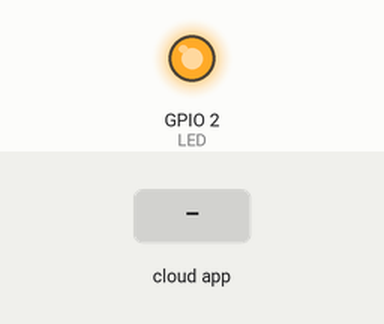
Simulated run of this sketch. Board: ESP8266 (NodeMCU). Parts: output pins drawn as LEDs (lit = HIGH). Inputs (shaded band) come from the test bench. WiFi joins after 1.5 s; servers stay silent unless stated; what the sketch prints to the serial monitor is not drawn.

Above: at 2.7 s.
2.8 s: the phone or cloud app sets kitchen to 1
At 3.2 s:
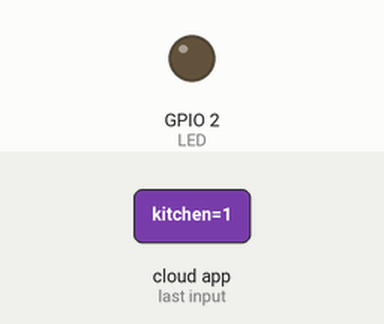
4.3 s: the phone or cloud app sets livingroom to 0
At 5.5 s:
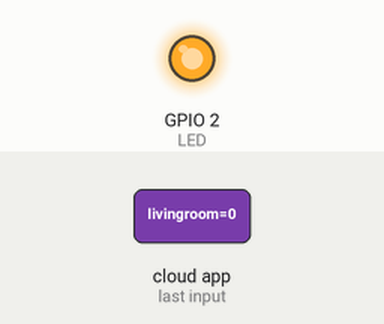
8.8 s: the phone or cloud app sets light.4 to 1
At 10.0 s:
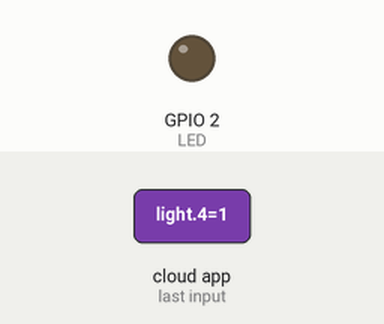
10.3 s: the phone or cloud app sets light.4 to 0
At 11.3 s:
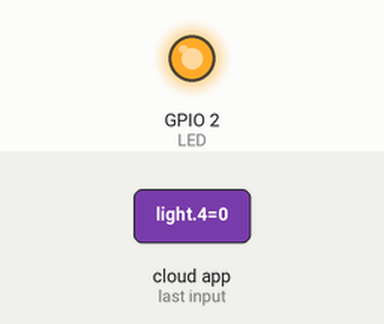
Timing chart, 0 to 13.3 s (numbered marks = the images above; inputs shaded):
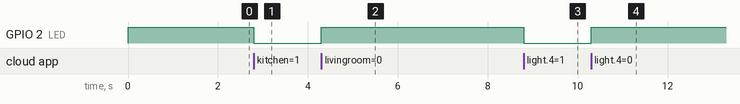

Measured:
- after the input at 2.8 s, GPIO 2 (LED): HIGH → LOW at once
- after the input at 4.3 s, GPIO 2 (LED): LOW → HIGH at once
- after the input at 8.8 s, GPIO 2 (LED): HIGH → LOW at once
- after the input at 10.3 s, GPIO 2 (LED): LOW → HIGH at once

The sketch:

fauxmoESP_External_Server.ino
```cpp
#include <Arduino.h>
#if defined(ESP8266)
#include <ESP8266WiFi.h>
#elif defined(ESP32)
#include <WiFi.h>
#endif
#include <ESPAsyncWebServer.h>
#include "fauxmoESP.h"
#include <ArduinoQueue.h>

// Rename the credentials.sample.h file to credentials.h and
// edit it according to your router configuration
#include "credentials.sample.h"

struct movimiento {
    char accion;
    uint8_t cortina;
};


fauxmoESP fauxmo;
AsyncWebServer server(80);
#define QUEUE_SIZE_ITEMS 10
ArduinoQueue<movimiento> intQueue(QUEUE_SIZE_ITEMS);
// -----------------------------------------------------------------------------

#define SERIAL_BAUDRATE                 115200
#define LED                             2

// -----------------------------------------------------------------------------
// Wifi
// -----------------------------------------------------------------------------

void wifiSetup() {

  // Set WIFI module to STA mode
  WiFi.mode(WIFI_STA);

  // Connect
  Serial.printf("[WIFI] Connecting to %s ", WIFI_SSID);
  WiFi.begin(WIFI_SSID, WIFI_PASS);

  // Wait
  while (WiFi.status() != WL_CONNECTED) {
    Serial.print(".");
    delay(100);
  }
  Serial.println();

  // Connected!
  Serial.printf("[WIFI] STATION Mode, SSID: %s, IP address: %s\n", WiFi.SSID().c_str(), WiFi.localIP().toString().c_str());

}

void serverSetup() {

  server.on("/cortina", HTTP_POST, [](AsyncWebServerRequest * request) {
    request->send(200, "text/plain", "Hello, world");

    movimiento mov;
    // ACTION!
    int params = request->params();
    for (int i = 0; i < params; i++) {
      AsyncWebParameter* p = request->getParam(i);
      if (p->isFile()) { //p->isPost() is also true
        Serial.printf("FILE[%s]: %s, size: %u\n", p->name().c_str(), p->value().c_str(), p->size());
      } else if (p->isPost()) {
        Serial.printf("POST[%s]: %s\n", p->name().c_str(), p->value().c_str());
      } else {
        Serial.printf("GET[%s]: %s\n", p->name().c_str(), p->value().c_str());
        if (p->name() == "ACTION")
          mov.accion = p->value().charAt(0);
        else if (p->name() == "NUM")
          mov.cortina = p->value().toInt();

      }
    }
    intQueue.enqueue(mov);

  });
  //server.onNotFound(handleNotFound);

  // These two callbacks are required for gen1 and gen3 compatibility
  server.onRequestBody([](AsyncWebServerRequest * request, uint8_t *data, size_t len, size_t index, size_t total) {
    if (fauxmo.process(request->client(), request->method() == HTTP_GET, request->url(), String((char *)data))) return;
    // Handle any other body request here...
  });
  server.onNotFound([](AsyncWebServerRequest * request) {
    String body = (request->hasParam("body", true)) ? request->getParam("body", true)->value() : String();
    if (fauxmo.process(request->client(), request->method() == HTTP_GET, request->url(), body)) return;
    // Handle not found request here...
  });

  // Start the server
  server.begin();

}

void setup() {

  // Init serial port and clean garbage
  Serial.begin(SERIAL_BAUDRATE);
  Serial.println();
  Serial.println();

  // LED
  pinMode(LED, OUTPUT);
  digitalWrite(LED, HIGH); // Our LED has inverse logic (high for OFF, low for ON)

  // Wifi
  wifiSetup();

  // Web server
  serverSetup();

  // Set fauxmoESP to not create an internal TCP server and redirect requests to the server on the defined port
  // The TCP port must be 80 for gen3 devices (default is 1901)
  // This has to be done before the call to enable()
  fauxmo.createServer(false);
  fauxmo.setPort(80); // This is required for gen3 devices

  // You have to call enable(true) once you have a WiFi connection
  // You can enable or disable the library at any moment
  // Disabling it will prevent the devices from being discovered and switched
  fauxmo.enable(true);

  // You can use different ways to invoke alexa to modify the devices state:
  // "Alexa, turn kitchen on" ("kitchen" is the name of the first device below)
  // "Alexa, turn on kitchen"
  // "Alexa, set kitchen to fifty" (50 means 50% of brightness)

  // Add virtual devices
  fauxmo.addDevice("kitchen");
  fauxmo.addDevice("livingroom");

  // You can add more devices
  fauxmo.addDevice("light 3");
  fauxmo.addDevice("light 4");
  fauxmo.addDevice("light 5");
  fauxmo.addDevice("light 6");
  fauxmo.addDevice("light 7");
  fauxmo.addDevice("light 8");

  fauxmo.onSetState([](unsigned char device_id, const char * device_name, bool state, unsigned char value) {

    // Callback when a command from Alexa is received.
    // You can use device_id or device_name to choose the element to perform an action onto (relay, LED,...)
    // State is a boolean (ON/OFF) and value a number from 0 to 255 (if you say "set kitchen light to 50%" you will receive a 128 here).
    // Just remember not to delay too much here, this is a callback, exit as soon as possible.
    // If you have to do something more involved here set a flag and process it in your main loop.

    // if (0 == device_id) digitalWrite(RELAY1_PIN, state);
    // if (1 == device_id) digitalWrite(RELAY2_PIN, state);
    // if (2 == device_id) analogWrite(LED1_PIN, value);

    Serial.printf("[MAIN] Device #%d (%s) state: %s value: %d\n", device_id, device_name, state ? "ON" : "OFF", value);

    // For the example we are turning the same LED on and off regardless fo the device triggered or the value
    digitalWrite(LED, !state); // we are nor-ing the state because our LED has inverse logic.

  });

}

void loop() {

  // fauxmoESP uses an async TCP server but a sync UDP server
  // Therefore, we have to manually poll for UDP packets
  fauxmo.handle();
  if (!intQueue.isEmpty())
  {
    movimiento mov = intQueue.dequeue();
    Serial.print("Tomo accion de '" + (String)mov.accion + "' sobre cortina: " + (String)mov.cortina);
    delay(5000);
  }

  // This is a sample code to output free heap every 5 seconds
  // This is a cheap way to detect memory leaks
  static unsigned long last = millis();
  if (millis() - last > 5000) {
    last = millis();
    Serial.printf("[MAIN] Free heap: %d bytes\n", ESP.getFreeHeap());
  }

}
```

credentials.sample.h
```cpp
#define WIFI_SSID "Quinta 2.4GHz"
#define WIFI_PASS "sieteacero"
```
